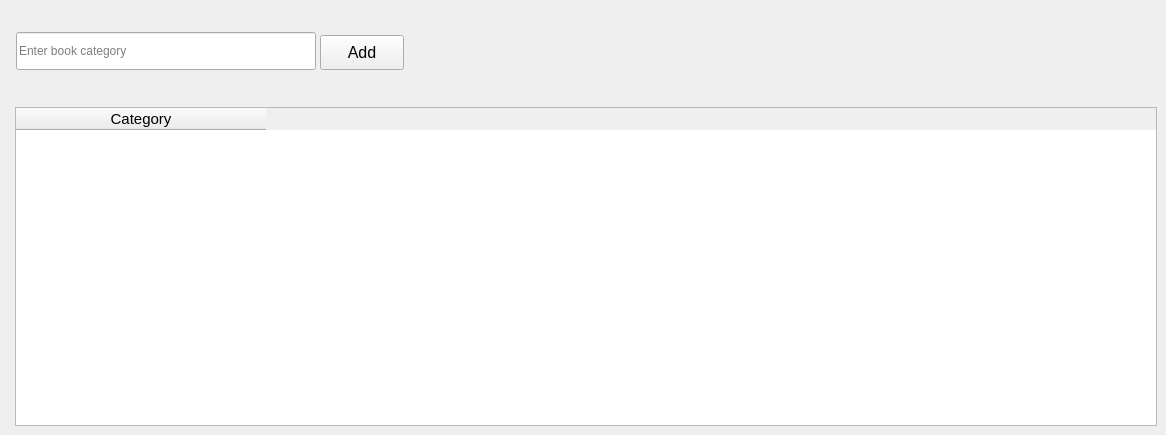
      <widget class="QWidget" name="tab_9">
       <attribute name="title">
        <string>Categories</string>
       </attribute>
       <widget class="QPushButton" name="add_categBtn">
        <property name="geometry">
         <rect>
          <x>320</x>
          <y>35</y>
          <width>84</width>
          <height>35</height>
         </rect>
        </property>
        <property name="font">
         <font>
          <family>Segoe UI</family>
          <pointsize>12</pointsize>
         </font>
        </property>
        <property name="text">
         <string>Add</string>
        </property>
       </widget>
       <widget class="QTableWidget" name="categ_tableWidget">
        <property name="geometry">
         <rect>
          <x>15</x>
          <y>107</y>
          <width>1142</width>
          <height>319</height>
         </rect>
        </property>
        <property name="font">
         <font>
          <pointsize>11</pointsize>
         </font>
        </property>
        <property name="gridStyle">
         <enum>Qt::SolidLine</enum>
        </property>
        <attribute name="horizontalHeaderDefaultSectionSize">
         <number>250</number>
        </attribute>
        <column>
         <property name="text">
          <string>Category</string>
         </property>
        </column>
       </widget>
       <widget class="QLineEdit" name="setings_categ_LEdit">
        <property name="geometry">
         <rect>
          <x>16</x>
          <y>32</y>
          <width>300</width>
          <height>38</height>
         </rect>
        </property>
        <property name="text">
         <string/>
        </property>
        <property name="placeholderText">
         <string>Enter book category</string>
        </property>
       </widget>
      </widget>
